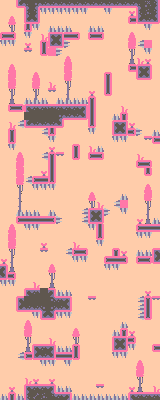

This is a level from a 2D game, rendered from its Tiled map with the project's own tilesets. A one-line summary and the map file follow, with tile-layer data summarised:
An orthogonal 20x50 tile map with 8x8 px tiles, 5 tile layers (BG, Blocks, Platforms, Deco, ...), 2 tilesets and 51 objects (34x coin, 5x jumpPad, 3x enemy, 2x key, 2x lock, ...).

<map version="1.10" tiledversion="1.12.2" orientation="orthogonal" renderorder="right-down" width="20" height="50" tilewidth="8" tileheight="8" infinite="0" nextlayerid="7" nextobjectid="79">
 <editorsettings>
  <export target="Jelly.tmj" format="json" />
 </editorsettings>
 <tileset firstgid="1" name="Pico" tilewidth="8" tileheight="8" tilecount="150" columns="15">
  <image source="tilemap_packed.png" width="120" height="80" />
  <wangsets>
   <wangset name="JellySet" type="mixed" tile="-1">
    <wangcolor name="Jelly" color="#ff0000" tile="-1" probability="1" />
    <wangtile tileid="2" wangid="1,1,1,1,1,1,1,1" />
    <wangtile tileid="9" wangid="1,1,1,1,1,1,1,1" />
    <wangtile tileid="10" wangid="1,1,1,0,1,1,1,1" />
    <wangtile tileid="11" wangid="1,1,1,0,0,0,1,1" />
    <wangtile tileid="12" wangid="1,1,1,1,1,0,1,1" />
    <wangtile tileid="17" wangid="1,1,1,1,1,1,1,1" />
    <wangtile tileid="24" wangid="1,1,1,1,1,1,1,1" />
    <wangtile tileid="25" wangid="1,0,0,0,1,1,1,1" />
    <wangtile tileid="27" wangid="1,1,1,1,1,0,0,0" />
    <wangtile tileid="32" wangid="1,1,1,1,1,1,1,1" />
    <wangtile tileid="39" wangid="1,1,1,1,1,1,1,1" />
    <wangtile tileid="40" wangid="1,0,1,1,1,1,1,1" />
    <wangtile tileid="41" wangid="0,0,1,1,1,1,1,0" />
    <wangtile tileid="42" wangid="1,1,1,1,1,1,1,0" />
    <wangtile tileid="54" wangid="0,0,0,0,1,0,0,0" />
    <wangtile tileid="55" wangid="0,0,1,0,0,0,0,0" />
    <wangtile tileid="56" wangid="0,0,1,0,0,0,1,0" />
    <wangtile tileid="57" wangid="0,0,0,0,0,0,1,0" />
    <wangtile tileid="69" wangid="1,0,0,0,1,0,0,0" />
    <wangtile tileid="70" wangid="0,0,1,1,1,0,0,0" />
    <wangtile tileid="71" wangid="0,0,0,0,1,1,1,0" />
    <wangtile tileid="84" wangid="1,0,0,0,0,0,0,0" />
    <wangtile tileid="85" wangid="1,1,1,0,0,0,0,0" />
    <wangtile tileid="86" wangid="1,0,0,0,0,0,1,1" />
   </wangset>
  </wangsets>
 </tileset>
 <tileset firstgid="151" name="tilemap_packed_transparent" tilewidth="8" tileheight="8" tilecount="150" columns="15">
  <image source="tilemap_packed_transparent.png" width="120" height="80" />
 </tileset>
 <layer id="2" name="BG" width="20" height="50">
  <data>[1000 cells, 1000 non-empty, 3 distinct tile ids]</data>
 </layer>
 <layer id="1" name="Blocks" width="20" height="50">
  <data>[1000 cells, 177 non-empty, 24 distinct tile ids]</data>
 </layer>
 <layer id="6" name="Platforms" width="20" height="50">
  <data>[1000 cells, 9 non-empty, 1 distinct tile ids]</data>
 </layer>
 <layer id="5" name="Deco" width="20" height="50">
  <data>[1000 cells, 85 non-empty, 7 distinct tile ids]</data>
 </layer>
 <layer id="3" name="Spikes" width="20" height="50">
  <data>[1000 cells, 101 non-empty, 1 distinct tile ids]</data>
 </layer>
 <objectgroup id="4" name="Objects">
  <object id="3" name="jumpPad" gid="166" x="40" y="216" width="8" height="8" />
  <object id="4" name="jumpPad" gid="166" x="152" y="344" width="8" height="8" />
  <object id="5" name="jumpPad" gid="166" x="8" y="32" width="8" height="8" />
  <object id="8" name="jumpPad" gid="166" x="0" y="32" width="8" height="8" />
  <object id="9" name="key" gid="217" x="0" y="304" width="8" height="8" />
  <object id="10" name="key" gid="217" x="152" y="248" width="8" height="8" />
  <object id="11" name="coin" gid="239" x="96" y="384" width="8" height="8" />
  <object id="12" name="coin" gid="239" x="40" y="384" width="8" height="8" />
  <object id="13" name="coin" gid="239" x="8" y="368" width="8" height="8" />
  <object id="14" name="coin" gid="239" x="16" y="352" width="8" height="8" />
  <object id="15" name="coin" gid="239" x="56" y="336" width="8" height="8" />
  <object id="16" name="coin" gid="239" x="96" y="328" width="8" height="8" />
  <object id="17" name="coin" gid="239" x="152" y="328" width="8" height="8" />
  <object id="18" name="coin" gid="239" x="152" y="312" width="8" height="8" />
  <object id="19" name="coin" gid="239" x="152" y="296" width="8" height="8" />
  <object id="23" name="coin" gid="239" x="88" y="296" width="8" height="8" />
  <object id="24" name="coin" gid="239" x="40" y="280" width="8" height="8" />
  <object id="25" name="coin" gid="239" x="24" y="280" width="8" height="8" />
  <object id="26" name="coin" gid="239" x="0" y="256" width="8" height="8" />
  <object id="27" name="coin" gid="239" x="64" y="240" width="8" height="8" />
  <object id="28" name="coin" gid="239" x="120" y="240" width="8" height="8" />
  <object id="29" name="coin" gid="239" x="136" y="224" width="8" height="8" />
  <object id="30" name="coin" gid="239" x="96" y="192" width="8" height="8" />
  <object id="31" name="coin" gid="239" x="64" y="200" width="8" height="8" />
  <object id="32" name="coin" gid="239" x="8" y="176" width="8" height="8" />
  <object id="36" name="coin" gid="239" x="40" y="168" width="8" height="8" />
  <object id="37" name="coin" gid="239" x="56" y="152" width="8" height="8" />
  <object id="38" name="coin" gid="239" x="88" y="152" width="8" height="8" />
  <object id="39" name="coin" gid="239" x="120" y="160" width="8" height="8" />
  <object id="40" name="coin" gid="239" x="144" y="136" width="8" height="8" />
  <object id="41" name="coin" gid="239" x="128" y="120" width="8" height="8" />
  <object id="42" name="coin" gid="239" x="96" y="96" width="8" height="8" />
  <object id="45" name="coin" gid="239" x="104" y="72" width="8" height="8" />
  <object id="48" name="coin" gid="239" x="136" y="64" width="8" height="8" />
  <object id="49" name="coin" gid="239" x="152" y="48" width="8" height="8" />
  <object id="50" name="coin" gid="239" x="120" y="16" width="8" height="8" />
  <object id="51" name="coin" gid="239" x="72" y="32" width="8" height="8" />
  <object id="53" name="coin" gid="239" x="48" y="24" width="8" height="8" />
  <object id="54" name="coin" gid="239" x="24" y="48" width="8" height="8" />
  <object id="56" name="coin" gid="239" x="16" y="96" width="8" height="8" />
  <object id="59" name="player" gid="2147483890" x="144" y="392" width="8" height="8">
   <properties>
    <property name="friction" value="2" />
    <property name="jump" value="0.09" />
    <property name="maxSpeed" value="0.05" />
    <property name="particle" value="jelly" />
    <property name="speed" value="0.5" />
   </properties>
  </object>
  <object id="60" name="enemy" gid="265" x="40" y="344" width="8" height="8">
   <properties>
    <property name="left" value="1" />
    <property name="right" value="1" />
    <property name="speed" value="10" />
   </properties>
  </object>
  <object id="61" name="enemy" gid="265" x="24" y="288" width="8" height="8">
   <properties>
    <property name="left" value="0" />
    <property name="right" value="3" />
    <property name="speed" value="30" />
   </properties>
  </object>
  <object id="62" name="enemy" gid="265" x="72" y="144" width="8" height="8">
   <properties>
    <property name="left" value="0.1" />
    <property name="right" value="0.1" />
    <property name="speed" value="1" />
   </properties>
  </object>
  <object id="63" name="checkpoint" gid="224" x="26" y="302" width="4" height="4" />
  <object id="64" name="star" gid="298" x="40" y="120" width="8" height="8" />
  <object id="69" name="lock" gid="218" x="32" y="304" width="8" height="8" />
  <object id="70" name="lock" gid="218" x="24" y="120" width="8" height="8" />
  <object id="76" name="jumpPad" gid="166" x="104" y="256" width="8" height="8" />
  <object id="77" name="exit" gid="77" x="8" y="0" width="8" height="8" rotation="180">
   <properties>
    <property name="isPractice" type="bool" value="false" />
    <property name="level" value="End" />
   </properties>
  </object>
  <object id="78" name="exit" gid="77" x="16" y="0" width="8" height="8" rotation="180">
   <properties>
    <property name="isPractice" type="bool" value="false" />
    <property name="level" value="End" />
   </properties>
  </object>
 </objectgroup>
</map>
